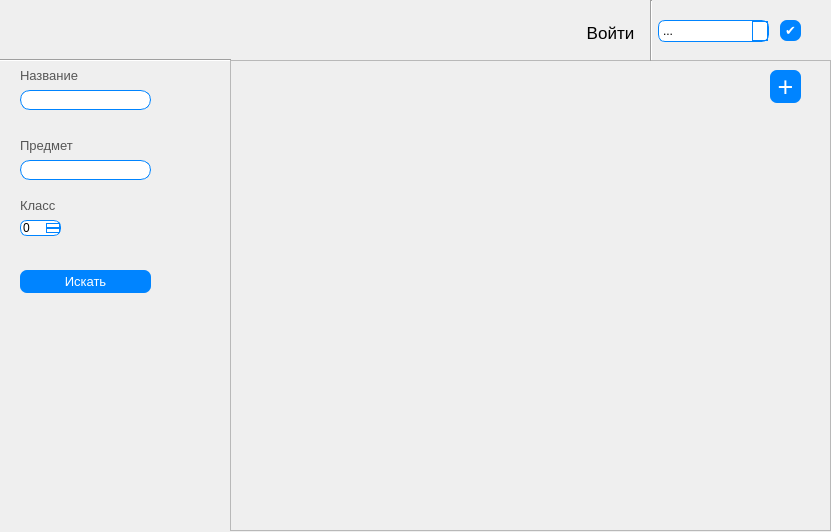
<?xml version="1.0" encoding="UTF-8"?>
<ui version="4.0">
 <class>Form</class>
 <widget class="QWidget" name="Form">
  <property name="geometry">
   <rect>
    <x>0</x>
    <y>0</y>
    <width>831</width>
    <height>532</height>
   </rect>
  </property>
  <property name="windowTitle">
   <string>Form</string>
  </property>
  <widget class="QPushButton" name="searchButton">
   <property name="geometry">
    <rect>
     <x>20</x>
     <y>270</y>
     <width>131</width>
     <height>23</height>
    </rect>
   </property>
   <property name="font">
    <font>
     <family>MS Shell Dlg 2</family>
     <pointsize>10</pointsize>
    </font>
   </property>
   <property name="styleSheet">
    <string notr="true">QPushButton {
	background-color: rgb(0, 132, 255);
	border-radius: 7px;
	color: #fff;
}

QPushButton:hover {
	background-color: rgb(0, 166, 255);
}
</string>
   </property>
   <property name="text">
    <string>Искать</string>
   </property>
  </widget>
  <widget class="QLineEdit" name="titleEdit">
   <property name="geometry">
    <rect>
     <x>20</x>
     <y>90</y>
     <width>131</width>
     <height>20</height>
    </rect>
   </property>
   <property name="styleSheet">
    <string notr="true">border: 1px solid rgb(0, 132, 255);
border-radius: 10px;</string>
   </property>
  </widget>
  <widget class="QLineEdit" name="subjectEdit">
   <property name="geometry">
    <rect>
     <x>20</x>
     <y>160</y>
     <width>131</width>
     <height>20</height>
    </rect>
   </property>
   <property name="styleSheet">
    <string notr="true">border: 1px solid rgb(0, 132, 255);
border-radius: 10px;</string>
   </property>
  </widget>
  <widget class="QLabel" name="label_2">
   <property name="geometry">
    <rect>
     <x>20</x>
     <y>60</y>
     <width>81</width>
     <height>31</height>
    </rect>
   </property>
   <property name="font">
    <font>
     <pointsize>10</pointsize>
     <weight>50</weight>
     <bold>false</bold>
    </font>
   </property>
   <property name="styleSheet">
    <string notr="true">color: #565656;</string>
   </property>
   <property name="text">
    <string>Название</string>
   </property>
  </widget>
  <widget class="QLabel" name="label_3">
   <property name="geometry">
    <rect>
     <x>20</x>
     <y>130</y>
     <width>121</width>
     <height>31</height>
    </rect>
   </property>
   <property name="font">
    <font>
     <pointsize>10</pointsize>
     <weight>50</weight>
     <bold>false</bold>
    </font>
   </property>
   <property name="styleSheet">
    <string notr="true">color: #565656;</string>
   </property>
   <property name="text">
    <string>Предмет</string>
   </property>
  </widget>
  <widget class="QSpinBox" name="classEdit">
   <property name="geometry">
    <rect>
     <x>20</x>
     <y>220</y>
     <width>41</width>
     <height>16</height>
    </rect>
   </property>
   <property name="styleSheet">
    <string notr="true">QSpinBox{
	border: 1px solid rgb(0, 132, 255);
	border-radius: 7px;
}
QSpinBox::up-button {
	border: 1px solid rgb(0, 132, 255);
	 border-radius: 0 1px 1px 0;
}
QSpinBox::down-button {
	 border: 1px solid rgb(0, 132, 255);
	 border-radius: 0 1px 1px 0;
}</string>
   </property>
  </widget>
  <widget class="QLabel" name="label_4">
   <property name="geometry">
    <rect>
     <x>20</x>
     <y>190</y>
     <width>101</width>
     <height>31</height>
    </rect>
   </property>
   <property name="font">
    <font>
     <pointsize>10</pointsize>
     <weight>50</weight>
     <bold>false</bold>
    </font>
   </property>
   <property name="styleSheet">
    <string notr="true">color: #565656;</string>
   </property>
   <property name="text">
    <string>Класс</string>
   </property>
  </widget>
  <widget class="QScrollArea" name="scrollArea">
   <property name="geometry">
    <rect>
     <x>230</x>
     <y>60</y>
     <width>601</width>
     <height>471</height>
    </rect>
   </property>
   <property name="widgetResizable">
    <bool>true</bool>
   </property>
   <widget class="QWidget" name="scrollAreaWidgetContents">
    <property name="geometry">
     <rect>
      <x>0</x>
      <y>0</y>
      <width>599</width>
      <height>469</height>
     </rect>
    </property>
    <layout class="QVBoxLayout" name="verticalLayout"/>
   </widget>
  </widget>
  <widget class="Line" name="line">
   <property name="geometry">
    <rect>
     <x>0</x>
     <y>50</y>
     <width>231</width>
     <height>21</height>
    </rect>
   </property>
   <property name="orientation">
    <enum>Qt::Horizontal</enum>
   </property>
  </widget>
  <widget class="Line" name="line_2">
   <property name="geometry">
    <rect>
     <x>650</x>
     <y>0</y>
     <width>3</width>
     <height>61</height>
    </rect>
   </property>
   <property name="orientation">
    <enum>Qt::Vertical</enum>
   </property>
  </widget>
  <widget class="QLabel" name="label">
   <property name="geometry">
    <rect>
     <x>20</x>
     <y>10</y>
     <width>81</width>
     <height>41</height>
    </rect>
   </property>
   <property name="text">
    <string/>
   </property>
  </widget>
  <widget class="QPushButton" name="addButton">
   <property name="geometry">
    <rect>
     <x>770</x>
     <y>70</y>
     <width>31</width>
     <height>33</height>
    </rect>
   </property>
   <property name="font">
    <font>
     <family>MS Shell Dlg 2</family>
     <pointsize>20</pointsize>
    </font>
   </property>
   <property name="styleSheet">
    <string notr="true">QPushButton {
	background-color: rgb(0, 132, 255);
	border-radius: 7px;
	color: #fff;
}

QPushButton:hover {
	background-color: rgb(0, 166, 255);
}
</string>
   </property>
   <property name="text">
    <string>+</string>
   </property>
  </widget>
  <widget class="QPushButton" name="loginButton">
   <property name="geometry">
    <rect>
     <x>570</x>
     <y>12</y>
     <width>81</width>
     <height>41</height>
    </rect>
   </property>
   <property name="font">
    <font>
     <pointsize>13</pointsize>
    </font>
   </property>
   <property name="styleSheet">
    <string notr="true">QPushButton{
	border: none;
}
QPushButton:hover{
	color: rgb(0, 132, 255);
}</string>
   </property>
   <property name="text">
    <string>Войти</string>
   </property>
  </widget>
  <widget class="QComboBox" name="comboBox">
   <property name="geometry">
    <rect>
     <x>658</x>
     <y>20</y>
     <width>111</width>
     <height>22</height>
    </rect>
   </property>
   <property name="styleSheet">
    <string notr="true">QComboBox{
	border: 1px solid rgb(0, 132, 255);
	border-radius: 7px;
}
QComboBox::drop-down {
	border: 1px solid rgb(0, 132, 255);
	border-radius: 0 1px 1px 0;
}
</string>
   </property>
   <item>
    <property name="text">
     <string>...</string>
    </property>
   </item>
   <item>
    <property name="text">
     <string>Выйти</string>
    </property>
   </item>
   <item>
    <property name="text">
     <string>Удалить аккаунт</string>
    </property>
   </item>
  </widget>
  <widget class="QPushButton" name="confirmSettingsButton">
   <property name="geometry">
    <rect>
     <x>780</x>
     <y>20</y>
     <width>21</width>
     <height>21</height>
    </rect>
   </property>
   <property name="font">
    <font>
     <family>MS Shell Dlg 2</family>
     <pointsize>10</pointsize>
    </font>
   </property>
   <property name="styleSheet">
    <string notr="true">QPushButton {
	background-color: rgb(0, 132, 255);
	border-radius: 7px;
	color: #fff;
}

QPushButton:hover {
	background-color: rgb(0, 166, 255);
}
</string>
   </property>
   <property name="text">
    <string>✔</string>
   </property>
  </widget>
 </widget>
 <resources/>
 <connections/>
</ui>
